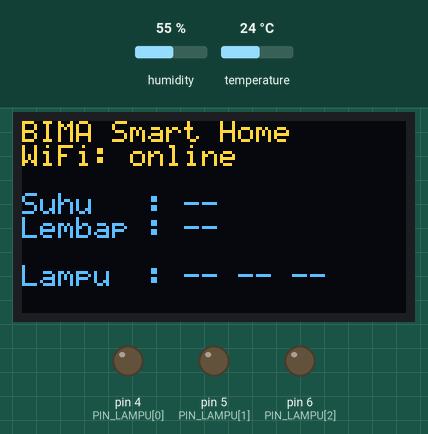
Recording of a sketch running on a simulated Arduino Uno, built with avr-gcc and run on an emulated ATmega328P. On the bench: 128×64 one-colour display, output pins drawn as LEDs (lit = HIGH). Inputs (shaded band) come from the test bench; at power-on: humidity 55 %, temperature 24 °C. The OLED is the two-colour kind (top 16 rows yellow); WiFi joins after 1.5 s; servers stay silent unless stated; uploads are accepted with an empty reply; what the sketch prints to the serial monitor is not drawn.

Above: at 2.9 s.
3.0 s: humidity set to 22 %
At 6.3 s:
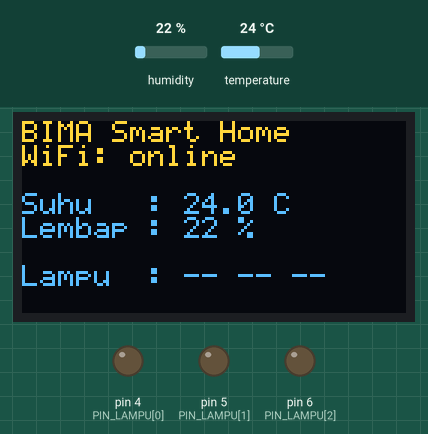
6.6 s: temperature set to 12 °C
At 11.4 s:
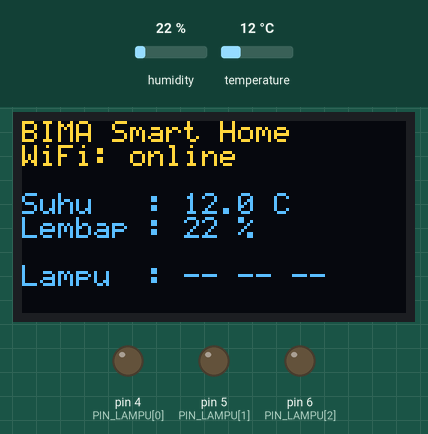
13.1 s: humidity set to 40 %
At 16.4 s:
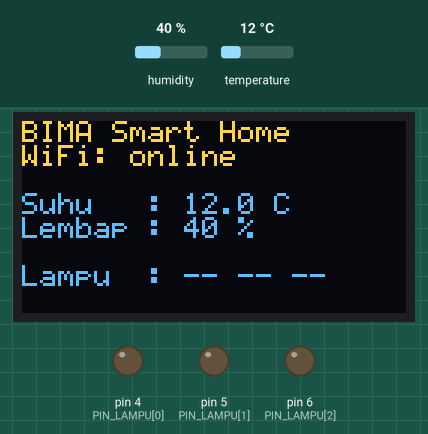
18.1 s: temperature set to 19 °C
Timing chart, 0 to 21.1 s (numbered marks = the images above; inputs shaded):
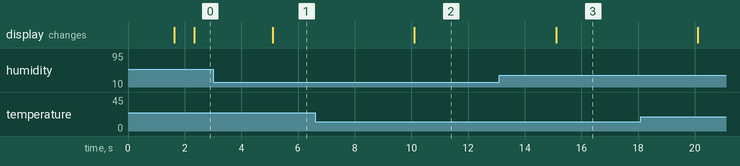

Measured:
- after the input at 3.0 s, the display: changes after 2.1 s (image 1)
- after the input at 6.6 s, the display: changes after 3.5 s (image 2)
- after the input at 13.1 s, the display: changes after 2.0 s (image 3)

The sketch:

bima_smarthome_wifi.ino
```cpp
/*
  BIMA SMART HOME (WiFi + hosting) - Arduino Uno + ESP-01
  ------------------------------------------------------------
  Arduino tersambung ke WiFi lewat modul ESP-01 (ESP8266). Tiap 2 detik
  Arduino menghubungi server BIMA di hosting sambil melaporkan keadaan:
      GET /alat?kunci=RAHASIA&l=100&t=28.5&h=75
  Server membalas satu baris: perintah (misalnya LAMPU1:ON) atau "-".
  Perintah juga tetap bisa diketik lewat Serial Monitor (kabel USB).
*/
#include <DHT.h>                // pustaka "DHT sensor library" (Adafruit)
#include <Wire.h>               // komunikasi I2C (bawaan Arduino)
#include <SSD1306Ascii.h>       // pustaka "SSD1306Ascii" (hemat memori)
#include <SSD1306AsciiWire.h>
#include <SoftwareSerial.h>     // serial tambahan untuk ESP-01
#include <WiFiEsp.h>            // pustaka "WiFiEsp"

// ---------- UBAH SESUAI WIFI DAN HOSTING ----------
char NAMA_WIFI[]  = "NAMA_WIFI";
char SANDI_WIFI[] = "SANDI_WIFI";
char SERVER[]     = "123.45.67.89";  // IP atau domain hosting Pterodactyl
const int PORT    = 25565;           // port yang diberikan hosting
const char KUNCI_ALAT[] = "ganti-kunci-rahasia";  // sama dengan server

// ---------- Pin yang dipakai ----------
const byte PIN_DHT      = 2;          // data sensor DHT11
const byte PIN_LAMPU[3] = {4, 5, 6};  // lampu ruang tamu, kamar tidur, teras
const byte PIN_ESP_RX   = A0;         // ke kaki TX modul ESP-01
const byte PIN_ESP_TX   = A1;         // ke kaki RX modul ESP-01
// OLED memakai pin SDA (A4) dan SCL (A5)

const unsigned long JEDA_SINKRON = 2000;  // hubungi server tiap 2 detik
const unsigned long JEDA_SENSOR  = 5000;  // baca sensor tiap 5 detik

DHT dht(PIN_DHT, DHT11);
SSD1306AsciiWire oled;
SoftwareSerial serialEsp(PIN_ESP_RX, PIN_ESP_TX);
WiFiEspClient klien;

// ---------- Keadaan ----------
bool lampu[3] = {false, false, false};
float suhu = NAN;
float lembap = NAN;
bool adaModul = false;     // modul ESP-01 terdeteksi
bool online = false;       // sinkron terakhir dengan server berhasil
unsigned long sinkronTerakhir = 0;
unsigned long sensorTerakhir = 0;

void setup() {
  Serial.begin(9600);
  for (byte i = 0; i < 3; i++) {
    pinMode(PIN_LAMPU[i], OUTPUT);
    digitalWrite(PIN_LAMPU[i], LOW);
  }
  dht.begin();

  Wire.begin();
  oled.begin(&Adafruit128x64, 0x3C);
  oled.setFont(System5x7);
  oled.clear();
  tampilkanOLED();

  serialEsp.begin(9600);               // ESP-01 harus diatur ke 9600 baud
  WiFi.init(&serialEsp);
  adaModul = (WiFi.status() != WL_NO_SHIELD);
  if (adaModul) sambungWiFi();
  else Serial.println(F("ERR MODUL ESP-01 TIDAK TERDETEKSI"));
  tampilkanOLED();

  Serial.println(F("SIAP BIMA-SMARTHOME-WIFI"));
}

void loop() {
  // 1) Perintah lewat kabel USB tetap bisa dipakai
  if (Serial.available() > 0) {
    String baris = Serial.readStringUntil('\n');
    baris.trim();
    baris.toUpperCase();
    if (baris.length() > 0) jalankan(baris);
  }

  // 2) Baca sensor berkala
  if (millis() - sensorTerakhir >= JEDA_SENSOR) {
    sensorTerakhir = millis();
    bacaSensor();
  }

  // 3) Sinkron dengan server di hosting
  if (adaModul && millis() - sinkronTerakhir >= JEDA_SINKRON) {
    sinkronTerakhir = millis();
    sinkron();
  }
}

void sambungWiFi() {
  for (byte coba = 0; coba < 3 && WiFi.status() != WL_CONNECTED; coba++) {
    Serial.print(F("Menyambung ke WiFi "));
    Serial.println(NAMA_WIFI);
    WiFi.begin(NAMA_WIFI, SANDI_WIFI);
  }
}

// Laporkan keadaan ke server, lalu jalankan perintah yang dititipkan
void sinkron() {
  bool sebelumnya = online;
  online = false;
  if (WiFi.status() != WL_CONNECTED) {
    sambungWiFi();
  } else if (klien.connect(SERVER, PORT)) {
    klien.print(F("GET /alat?kunci="));
    klien.print(KUNCI_ALAT);
    klien.print(F("&l="));
    for (byte i = 0; i < 3; i++) klien.print(lampu[i] ? '1' : '0');
    klien.print(F("&t="));
    if (isnan(suhu)) klien.print('-'); else klien.print(suhu, 1);
    klien.print(F("&h="));
    if (isnan(lembap)) klien.print('-'); else klien.print(lembap, 0);
    klien.print(F(" HTTP/1.0\r\nHost: "));
    klien.print(SERVER);
    klien.print(F("\r\nConnection: close\r\n\r\n"));

    char balasan[24];
    online = bacaBalasan(balasan, sizeof(balasan));
    klien.stop();
    if (online && strncmp(balasan, "LAMPU", 5) == 0) jalankan(String(balasan));
    else if (online && strcmp(balasan, "-") != 0) {
      Serial.print(F("Server: "));
      Serial.println(balasan);
    }
  }
  if (online != sebelumnya) tampilkanOLED();
}

// Lewati header HTTP, ambil baris pertama isi balasan
bool bacaBalasan(char *isi, byte ukuran) {
  unsigned long mulai = millis();
  byte pola = 0, n = 0;
  bool bagianIsi = false;
  while (millis() - mulai < 5000 && (klien.connected() || klien.available())) {
    while (klien.available()) {
      char c = klien.read();
      bool akhirBaris = (c == '\r' || c == '\n');
      if (!bagianIsi) {
        pola = akhirBaris ? pola + 1 : 0;   // "\r\n\r\n" = akhir header
        if (pola >= 4) bagianIsi = true;
      } else if (akhirBaris) {
        if (n > 0) { isi[n] = '\0'; return true; }
      } else if (n < ukuran - 1) {
        isi[n++] = c;
      }
    }
  }
  isi[n] = '\0';
  return bagianIsi;
}

// Mengartikan satu baris perintah berbentuk ALAT:AKSI
void jalankan(String perintah) {
  int pemisah = perintah.indexOf(':');
  String alat = (pemisah < 0) ? perintah : perintah.substring(0, pemisah);
  String aksi = (pemisah < 0) ? String("") : perintah.substring(pemisah + 1);
  bool saklar = (aksi == "ON" || aksi == "OFF");   // aksi yang sah
  bool nyala  = (aksi == "ON");

  if (alat == "STATUS") {
    bacaSensor();
    kirimStatus();
    return;
  }

  if (alat == "LAMPU" && saklar) {                  // semua lampu sekaligus
    for (byte i = 0; i < 3; i++) aturLampu(i, nyala);
  } else if (alat.length() == 6 && alat.startsWith("LAMPU") && saklar
             && alat[5] >= '1' && alat[5] <= '3') {
    aturLampu(alat[5] - '1', nyala);                // LAMPU1 sampai LAMPU3
  } else {
    Serial.print(F("ERR PERINTAH TIDAK DIKENAL: "));
    Serial.println(perintah);
    return;
  }

  tampilkanOLED();
  kirimStatus();
  Serial.print(F("OK "));
  Serial.println(perintah);
}

void aturLampu(byte nomor, bool nyala) {
  lampu[nomor] = nyala;
  digitalWrite(PIN_LAMPU[nomor], nyala ? HIGH : LOW);
}

void bacaSensor() {
  suhu   = dht.readTemperature();   // derajat Celsius
  lembap = dht.readHumidity();      // persen
  tampilkanOLED();
}

// 8 baris x 21 huruf: judul, status WiFi, suhu, kelembapan, lampu
void tampilkanOLED() {
  oled.setCursor(0, 0);
  oled.print(F("BIMA Smart Home"));
  oled.clearToEOL();
  oled.setCursor(0, 1);
  if (!adaModul) oled.print(F("WiFi: tanpa modul"));
  else if (online) oled.print(F("WiFi: online"));
  else oled.print(F("WiFi: menyambung"));
  oled.clearToEOL();

  oled.setCursor(0, 3);
  oled.print(F("Suhu   : "));
  if (isnan(suhu)) oled.print(F("--"));
  else { oled.print(suhu, 1); oled.print(F(" C")); }
  oled.clearToEOL();
  oled.setCursor(0, 4);
  oled.print(F("Lembap : "));
  if (isnan(lembap)) oled.print(F("--"));
  else { oled.print(lembap, 0); oled.print(F(" %")); }
  oled.clearToEOL();

  oled.setCursor(0, 6);                  // urutan: ruang tamu, kamar, teras
  oled.print(F("Lampu  :"));
  for (byte i = 0; i < 3; i++) oled.print(lampu[i] ? F(" ON") : F(" --"));
  oled.clearToEOL();
}

void kirimStatus() {
  Serial.print(F("STATUS L1="));  Serial.print(lampu[0]);
  Serial.print(F(";L2="));        Serial.print(lampu[1]);
  Serial.print(F(";L3="));        Serial.print(lampu[2]);
  Serial.print(F(";SUHU="));
  if (isnan(suhu)) Serial.print('-'); else Serial.print(suhu, 1);
  Serial.print(F(";LEMBAP="));
  if (isnan(lembap)) Serial.print('-'); else Serial.print(lembap, 0);
  Serial.println();
}
```
